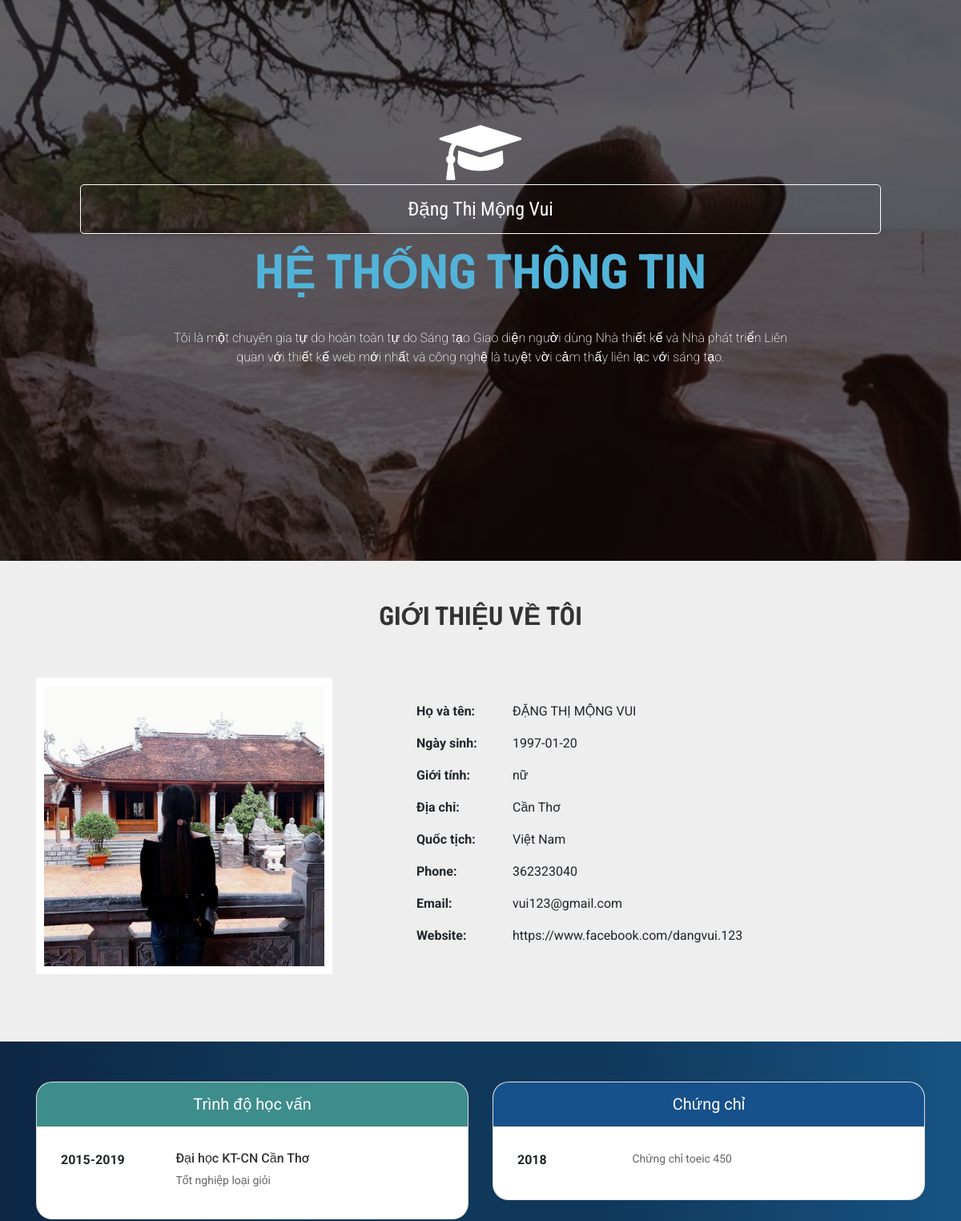
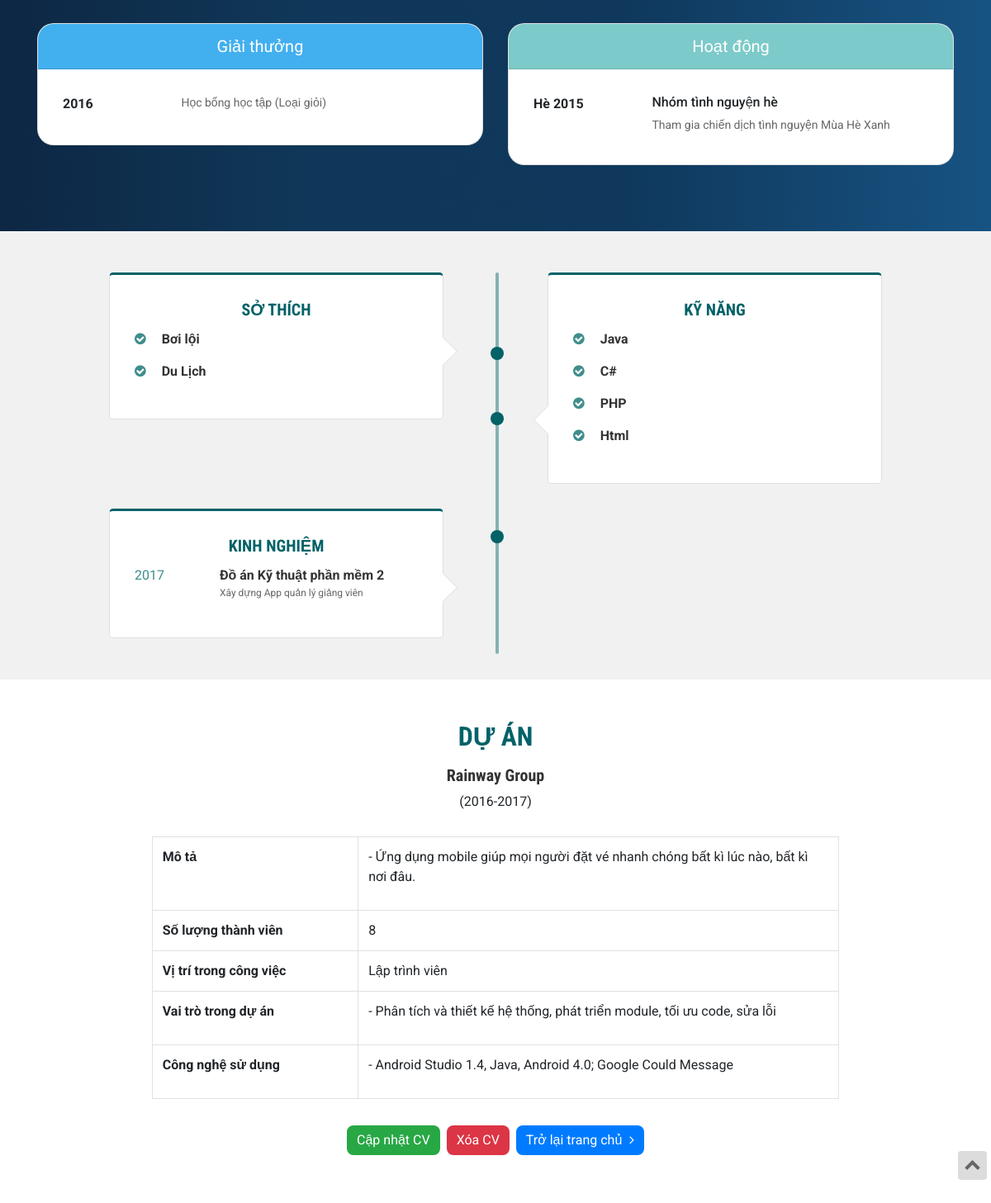
Screenshot of /source_code/ajax-updatehoten/trangcv_canhan.php?id_tv=1 with the database file from the repository (2 pictures, top to bottom).
### tables this page shows
CREATE TABLE `tt_thanh_vien` (
  `id_tv` int(11) NOT NULL,
  `ngay_sinh` varchar(20) NOT NULL,
  `gioi_tinh` varchar(3) NOT NULL,
  `phone` int(11) NOT NULL,
  `website` varchar(100) NOT NULL,
  `quoc_tich` varchar(50) NOT NULL,
  `hinh_anh` varchar(100) NOT NULL,
  `mo_ta_ngan` varchar(500) NOT NULL,
  `id_user` int(11) NOT NULL,
  `id_chuyen_nganh` varchar(5) NOT NULL,
  `id_tinh` int(11) NOT NULL
);

CREATE TABLE `user` (
  `id_user` int(11) NOT NULL,
  `ho_ten` varchar(50) NOT NULL,
  `email` varchar(50) NOT NULL,
  `pass` varchar(20) NOT NULL
);

CREATE TABLE `chuyen_nganh` (
  `id_chuyen_nganh` varchar(5) NOT NULL,
  `ten_chuyen_nganh` varchar(50) NOT NULL
);

CREATE TABLE `tinh_thanh` (
  `id_tinh` int(11) NOT NULL,
  `ten_tinh` varchar(50) NOT NULL
);

CREATE TABLE `hoc_van` (
  `id_hv` int(11) NOT NULL,
  `time` varchar(50) NOT NULL,
  `noi_hoc` varchar(100) NOT NULL,
  `chi_tiet` varchar(100) NOT NULL,
  `id_tv` int(11) NOT NULL
);

CREATE TABLE `chung_chi` (
  `id_chung_chi` int(11) NOT NULL,
  `ten_chung_chi` varchar(100) NOT NULL,
  `time` varchar(50) NOT NULL,
  `id_tv` int(11) NOT NULL
);

CREATE TABLE `giai_thuong` (
  `id_giai_thuong` int(11) NOT NULL,
  `ten_giai_thuong` varchar(100) NOT NULL,
  `time` varchar(50) NOT NULL,
  `id_tv` int(11) NOT NULL
);

CREATE TABLE `hoat_dong` (
  `id_hoat_dong` int(11) NOT NULL,
  `time` varchar(50) NOT NULL,
  `ten_hoat_dong` varchar(100) NOT NULL,
  `noi_dung` varchar(200) NOT NULL,
  `id_tv` int(11) NOT NULL
);

CREATE TABLE `tt_so_thich` (
  `id_so_thich` int(11) NOT NULL,
  `id_tv` int(11) NOT NULL
);

CREATE TABLE `so_thich` (
  `id_so_thich` int(11) NOT NULL,
  `ten_so_thich` varchar(100) NOT NULL
);

CREATE TABLE `tt_ky_nang` (
  `id_tv` int(11) NOT NULL,
  `id_kn` int(11) NOT NULL
);

CREATE TABLE `ky_nang` (
  `id_kn` int(11) NOT NULL,
  `ten_ky_nang` varchar(100) NOT NULL
);

CREATE TABLE `kinh_nghiem` (
  `id_kinh_nghiem` int(11) NOT NULL,
  `time` varchar(20) NOT NULL,
  `noi_lam` varchar(100) NOT NULL,
  `chi_tiet` varchar(100) NOT NULL,
  `id_tv` int(11) NOT NULL
);

CREATE TABLE `du_an` (
  `id_du_an` int(11) NOT NULL,
  `ten_du_an` varchar(100) NOT NULL,
  `time` varchar(15) NOT NULL,
  `mo_ta` varchar(500) NOT NULL,
  `so_luong` int(2) NOT NULL,
  `vi_tri_cong_viec` varchar(50) NOT NULL,
  `vai_tro` varchar(200) NOT NULL,
  `cong_nghe` varchar(200) NOT NULL,
  `id_tv` int(11) NOT NULL
);

### source_code/ajax-updatehoten/trangcv_canhan.php (the view, shortened to what this page needs)
<?php
include '../models/connect.php';
$id_tv=$_GET['id_tv'];
?>
<!DOCTYPE html>
<html>
<head>
	<link rel="stylesheet" href="https://cdnjs.cloudflare.com/ajax/libs/font-awesome/4.7.0/css/font-awesome.min.css">
	<link rel="stylesheet" href="https://stackpath.bootstrapcdn.com/bootstrap/4.1.3/css/bootstrap.min.css">
	<link rel="stylesheet" href="../assets/css/style.css">
</head>
<body>
	<div class="fix-phai">
		<a href="#" class="btn len-tren"><i class="fa fa-chevron-up"></i></a>
	</div>
	<div class="container-fluid phan-1">
		<img src="../assets/img/3.jpg" alt="" class="layer-1">
		<div class="layer-2"></div>
		<div class="layer-3">
			<?php
			$query = "select * from user,tt_thanh_vien,chuyen_nganh where tt_thanh_vien.id_user=user.id_user and tt_thanh_vien.id_chuyen_nganh=chuyen_nganh.id_chuyen_nganh and id_tv='$id_tv' ";
			$result = mysqli_query($connect,$query);
			foreach ($result as  $document) {
				?>
				<i class="fa fa-graduation-cap" style="font-size:80px;"></i>
				<h2 style="position: relative;">
					<input type="text" value="<?php echo $document['ho_ten']; ?>" name="ho_ten" style="text-transform: none; border: 1px solid; border-radius: 5px;" class="ho-ten" id="hoten" onchange="load_ajax()">
				</h2>
				<h1><?php echo $document['ten_chuyen_nganh']; ?></h1>
				<p><?php echo $document['mo_ta_ngan'];?></p>
					<?php
				}
				?>
			</div>
		</div>
		<div class="phan-2">
			<div class="container">
				<div class="row">
					<div class="col-md-12 tieu-de">
						<h2>Giới thiệu về tôi</h2>
					</div>
					<div class="col-md-5 anh">
						<div class="khung-anh">
							<?php
							$query = "select * from user,tt_thanh_vien,chuyen_nganh where tt_thanh_vien.id_user=user.id_user and id_tv='$id_tv' ";
							$result = mysqli_query($connect,$query);
							foreach ($result as $document) {
								?>
								<img src="<?php echo $document['hinh_anh'];?>" alt="">
							<?php }
							?>
						</div>
					</div>
					<div class="col-md-7 content">
						<?php
						$query = "select * from tt_thanh_vien, tinh_thanh, user
						where tt_thanh_vien.id_tinh=tinh_thanh.id_tinh
						and tt_thanh_vien.id_user=user.id_user
						and id_tv='$id_tv' ";
						$result = mysqli_query($connect,$query);
						foreach ($result as $document) {
							?>
							<p><span>Họ và tên:</span><small class="ho-ten"><?php echo $document['ho_ten'];?></small></p>
							<p><span>Ngày sinh:</span><?php echo $document['ngay_sinh'];?></p>
							<p><span>Giới tính:</span><?php echo $document['gioi_tinh'];?></p>
							<p><span>Địa chỉ:</span><?php echo $document['ten_tinh'];?></p>
							<p><span>Quốc tịch:</span><?php echo $document['quoc_tich'];?></p>
							<p><span>Phone:	</span><?php echo $document['phone'];?></p>
							<p><span>Email:</span><?php echo $document['email'];?></p>
							<p><span>Website:</span><?php echo $document['website'];?></p>
							<?php
						}
						?>
					</div>
				</div>
			</div>
		</div>
		<div id="particles-js" class="phan-3">
			<div class="container noflow">
				<div class="row">
					<div class="col-md-6">
						<div class="card hoc-van">
							<div class="card-header ">
								Trình độ học vấn
							</div>
							<div class="card-body">
								<?php
								$query = "select * from tt_thanh_vien,hoc_van where tt_thanh_vien.id_tv=hoc_van.id_tv and tt_thanh_vien.id_tv='$id_tv' ";
								$result = mysqli_query($connect,$query);
								foreach ($result as $document) {
									?>
									<div class="mot-field">
										<div class="nam"><?php echo $document['time'];?></div>
										<div class="noidung">
											<p><h6 class="td"><?php echo $document['noi_hoc'];?></h6></p>
											<p><?php echo $document['chi_tiet'];?></p>
										</div>
									</div>
								<?php } ?>
							</div>
						</div>
					</div>
					<div class="col-md-6">
						<div class="card chung-chi">
							<div class="card-header ">
								Chứng chỉ
							</div>
							<div class="card-body">
								<?php
								$query = "select * from tt_thanh_vien,chung_chi where tt_thanh_vien.id_tv=chung_chi.id_tv and tt_thanh_vien.id_tv='$id_tv'";
								$result = mysqli_query($connect,$query);
								foreach ($result as $document) {
									?>
									<div class="mot-field">
										<div class="nam"><?php echo $document['time']; ?></div>
										<div class="noidung">
											<p><?php echo $document['ten_chung_chi']; ?></p>
										</div>
									</div>
								<?php } ?>
							</div>
						</div>
					</div>
					<div class="col-md-6">
						<div class="card giai-thuong">
							<div class="card-header ">
								Giải thưởng
							</div>
							<div class="card-body">
								<?php
								$query = "select * from tt_thanh_vien,giai_thuong where tt_thanh_vien.id_tv=giai_thuong.id_tv and tt_thanh_vien.id_tv='$id_tv' ";
								$result = mysqli_query($connect,$query);
								foreach ($result as $document) {
									?>
									<div class="mot-field">
										<div class="nam"><?php echo $document['ten_giai_thuong']; ?></div>
										<div class="noidung">
											<p><?php echo $document['time']; ?></p>
										</div>
									</div>
								<?php } ?>
							</div>
						</div>
					</div>
					<div class="col-md-6">
						<div class="card hoat-dong">
							<div class="card-header ">
								Hoạt động
							</div>
							<div class="card-body">
								<?php
								$query = "select * from tt_thanh_vien,hoat_dong where tt_thanh_vien.id_tv=hoat_dong.id_tv and tt_thanh_vien.id_tv='$id_tv' ";
								$result = mysqli_query($connect,$query);
								foreach ($result as $document) {
									?>
									<div class="mot-field">
										<div class="nam"><?php echo $document['time']; ?></div>
										<div class="noidung">
											<p><h6><?php echo $document['ten_hoat_dong']; ?></h6></p>
											<p><?php echo $document['noi_dung']; ?></p>
										</div>
									</div>
								<?php } ?>
							</div>
						</div>
					</div>
				</div>
			</div>
		</div>
		<div class="phan-4">
			<div class="container">
				<div class="row">
					<div class="ke-doc">
						<div class="hinh-tron mid-1"></div>
						<div class="hinh-tron mid-2"></div>
						<div class="hinh-tron mid-3"></div>
					</div>
					<div class="col-md-6 so-thich">
						<div class="card w-75 float-right mr-5">
							<div class="hinh-vuong"></div>
							<div class="card-body">
								<h5 class="card-title">SỞ THÍCH</h5>
								<div class="noidung">
									<?php
									$query = "select * from tt_thanh_vien, so_thich,tt_so_thich where tt_thanh_vien.id_tv=tt_so_thich.id_tv and so_thich.id_so_thich=tt_so_thich.id_so_thich and tt_thanh_vien.id_tv='$id_tv'";
									$result = mysqli_query($connect,$query);
									foreach ($result as $document) {
										?>
										<div class="mot-tin">
											<i class="fa fa-check-circle"></i>
											<span class="td"><?php echo $document['ten_so_thich'];?></span> <br>
										</div>
									<?php } ?>
								</div>
							</div>
						</div>
					</div>
					<div class="col-md-6 ky-nang ">
						<div class="card w-75 float-left ml-5">
							<div class="hinh-vuong"></div>
							<div class="card-body">
								<h5 class="card-title">KỸ NĂNG</h5>
								<div class="noidung">
									<?php
									$query = "select * from tt_thanh_vien, ky_nang,tt_ky_nang where tt_thanh_vien.id_tv=tt_ky_nang.id_tv and ky_nang.id_kn=tt_ky_nang.id_kn and tt_thanh_vien.id_tv='$id_tv'";
									$result = mysqli_query($connect,$query);
									foreach ($result as $document) {
										?>
										<div class="mot-tin">
											<i class="fa fa-check-circle"></i>
											<span class="td"><?php echo $document['ten_ky_nang']; ?></span>
										</div>
									<?php } ?>
								</div>
							</div>
						</div>
					</div>
					<div class="col-md-6 kinh-nghiem ">
						<div class="card w-75 float-right mr-5">
							<div class="hinh-vuong"></div>
							<div class="card-body">
								<h5 class="card-title">KINH NGHIỆM</h5>
								<div class="noidung">
									<?php
									$query = "select * from tt_thanh_vien, kinh_nghiem
									where tt_thanh_vien.id_tv=kinh_nghiem.id_tv and tt_thanh_vien.id_tv='$id_tv'";
									$result = mysqli_query($connect,$query);
									foreach ($result as $document) {
										?>
										<div class="mot-tin">
											<span class="nam"><?php echo $document['time']; ?></span>
											<span class="td"><?php echo $document['noi_lam']; ?></span>
											<span class="chitiet"><?php echo $document['chi_tiet']; ?></span>
										</div>
									<?php } ?>
								</div>
							</div>
						</div>
					</div>
				</div>
			</div>
		</div>
		<div class="phan-5">
			<div class="container">
				<div class="row">
					<?php
					$query = "select * from tt_thanh_vien,du_an where tt_thanh_vien.id_tv=du_an.id_tv and tt_thanh_vien.id_tv='$id_tv'";
					$result = mysqli_query($connect,$query);
					foreach ($result as $document) {
						?>
						<div class="col-md-12 tieu-de">
							<h2>DỰ ÁN</h2>
							<h5><?php echo $document['ten_du_an']; ?></h5>
							<span><?php echo $document['time']; ?></span>
						</div>
						<div class="col-md-12">
							<table class="table table-bordered w-75 m-auto">
								<tbody>
									<tr>
										<th>Mô tả</th>
										<td>
											<p><?php echo $document['mo_ta']; ?></p>
										</td>
									</tr>
									<tr>
										<th>Số lượng thành viên</th>
										<td><?php echo $document['so_luong']; ?></td>
									</tr>
									<tr>
										<th>Vị trí trong công việc</th>
										<td><?php echo $document['vi_tri_cong_viec']; ?></td>
									</tr>
									<tr>
										<th>Vai trò trong dự án</th>
										<td>
											<p><?php echo $document['vai_tro']; ?></p>
										</td>
									</tr>
									<tr>
										<th>Công nghệ sử dụng</th>
										<td>
											<p><?php echo $document['cong_nghe']; ?></p>
										</td>
									</tr>
								</tbody>
							</table>
						</div>
					<?php } ?>
					<div class="col-md-12">
						<center>
							<a href="update_cv.php?id_tv=<?php echo $document['id_tv'];?>" class="btn btn-success" >Cập nhật CV</a>
							<a href="#" class="btn btn-danger" >Xóa CV</a>
							<a href="index_canhan.php" class="btn btn-primary" >Trở lại trang chủ <i class="fa fa-angle-right"></i> </a>
						</center>
					</div>
				</div>
			</div>
		</div>
	</body>
	</html>

### rows the page displays
tt_thanh_vien: ho_ten "Đặng Thị Mộng Vui", id_chuyen_nganh.ten_chuyen_nganh "HỆ THỐNG THÔNG TIN", mo_ta_ngan "Tôi là một chuyên gia tự do hoàn toàn tự do Sáng tạo Giao diện người dùng Nhà thiết kế và Nhà phát triển Liên quan với thiết kế web mới nhất và công nghệ là tuyệt vời cảm thấy liên lạc với sáng tạo.", hinh_anh (picture), id_user.ho_ten "ĐẶNG THỊ MỘNG VUI", ngay_sinh "1997-01-20", gioi_tinh "nữ", id_tinh.ten_tinh "Cần Thơ", quoc_tich "Việt Nam", phone "362323040", id_user.email "vui123@gmail.com", website "https://www.facebook.com/dangvui.123"
hoc_van: time "2015-2019", noi_hoc "Đại học KT-CN Cần Thơ", chi_tiet "Tốt nghiệp loại giỏi"
chung_chi: time "2018", ten_chung_chi "Chứng chỉ toeic 450"
giai_thuong: ten_giai_thuong "2016", time "Học bổng học tập (Loại giỏi)"
hoat_dong: time "Hè 2015", ten_hoat_dong "Nhóm tình nguyện hè", noi_dung "Tham gia chiến dịch tình nguyện Mùa Hè Xanh"
tt_so_thich: id_so_thich.ten_so_thich "Bơi lội"
tt_so_thich: id_so_thich.ten_so_thich "Du Lịch"
tt_ky_nang: id_kn.ten_ky_nang "Java"
tt_ky_nang: id_kn.ten_ky_nang "C#"
tt_ky_nang: id_kn.ten_ky_nang "PHP"
tt_ky_nang: id_kn.ten_ky_nang "Html"
kinh_nghiem: time "2017", noi_lam "Đồ án Kỹ thuật phần mềm 2", chi_tiet "Xây dựng App quản lý giảng viên"
du_an: ten_du_an "Rainway Group", time "(2016-2017)", mo_ta "- Ứng dụng mobile giúp mọi người đặt vé nhanh chóng bất kì lúc nào, bất kì nơi đâu.", so_luong "8", vi_tri_cong_viec "Lập trình viên", vai_tro "- Phân tích và thiết kế hệ thống, phát triển module, tối ưu code, sửa lỗi", cong_nghe "- Android Studio 1.4, Java, Android 4.0; Google Could Message"
